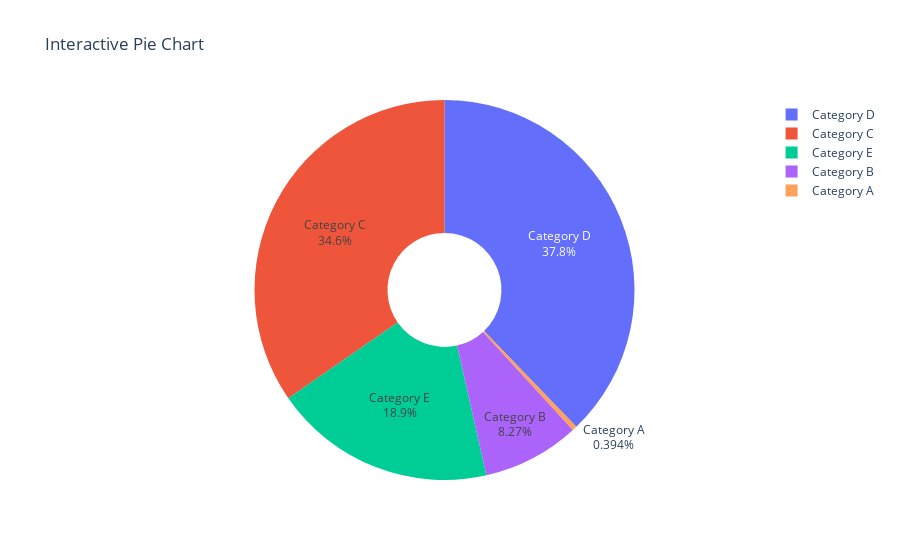

Notebook code for this chart:
### Markdown cell above
21. Using Plotly, create an interactive pie chart of randomly generated data, add labels and percentages, set
the title as 'Interactive Pie Chart'.

### Code cell
import plotly.graph_objects as go
import numpy as np

# Generate random data
labels = ['Category A', 'Category B', 'Category C', 'Category D', 'Category E']
values = np.random.randint(1, 100, size=len(labels))  # Random values between 1 and 100

# Create the pie chart
fig = go.Figure(data=[go.Pie(labels=labels, values=values, textinfo='label+percent', hole=0.3)])

# Set the title of the plot
fig.update_layout(
    title='Interactive Pie Chart'
)

# Display the plot
fig.show()

### Figure 1 — Plotly figure (JSON) as saved in the notebook; plotly's stock layout.template omitted (floating-point values rounded to 4 significant figures)
{"data": [{"hole": 0.3, "labels": ["Category A", "Category B", "Category C", "Category D", "Category E"], "textinfo": "label+percent", "type": "pie", "values": [1, 21, 88, 96, 48]}], "layout": {"title": {"text": "Interactive Pie Chart"}}}
